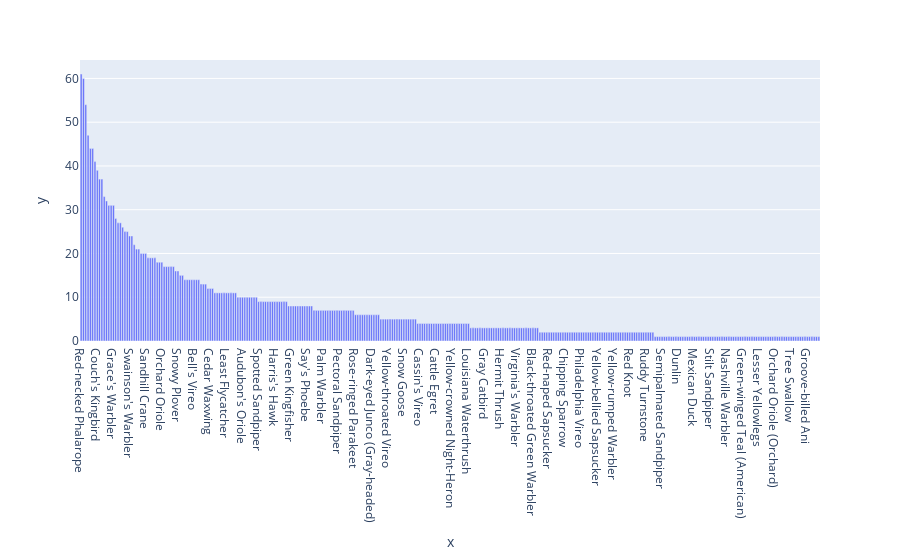

The code cell stored with this chart in its notebook:
### Code cell
px.bar(
    x=names, y=name_count
)  # bar chart of top 10 or 50. do the same for least observed?

### Figure 1 — Plotly figure (JSON) as saved in the notebook; plotly's stock layout.template omitted (floating-point values rounded to 4 significant figures; data arrays with more than 128 entries replaced by an {"elided": "..."} marker saying what was removed)
{"data": [{"alignmentgroup": "True", "hovertemplate": "x=%{x}<br>y=%{y}<extra></extra>", "legendgroup": "", "marker": {"color": "#636efa"}, "name": "", "offsetgroup": "", "orientation": "v", "showlegend": false, "textposition": "auto", "type": "bar", "x": {"elided": "321 str values"}, "xaxis": "x", "y": {"elided": "321 int values"}, "yaxis": "y"}], "layout": {"autosize": true, "barmode": "relative", "legend": {"tracegroupgap": 0}, "margin": {"t": 60}, "xaxis": {"anchor": "y", "autorange": true, "domain": [0, 1], "range": [-0.5, 320.5], "title": {"text": "x"}, "type": "category"}, "yaxis": {"anchor": "x", "autorange": true, "domain": [0, 1], "range": [0, 64.21], "title": {"text": "y"}, "type": "linear"}}}
